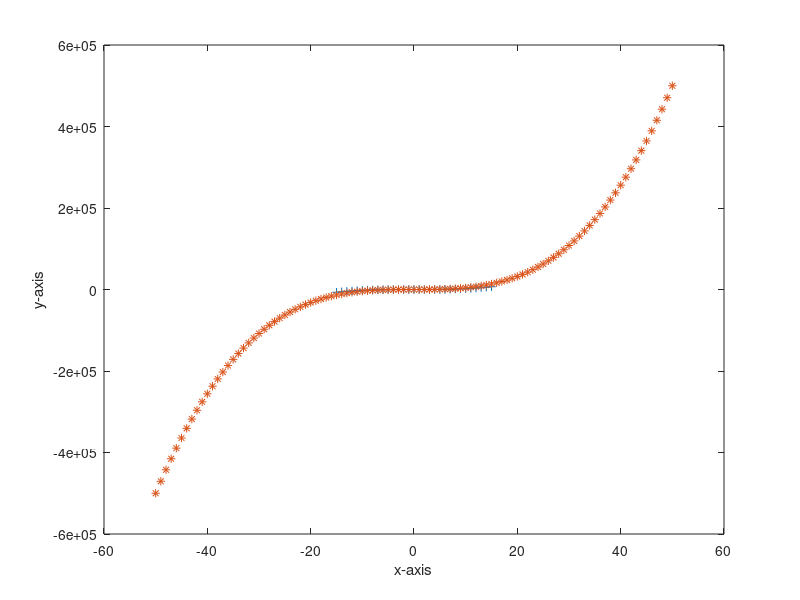

Reproduce this figure in MATLAB.
clc; clear; close all;

x = -15:1:15;
y1 = 2*x.^3;
x2 = -50:1:50;
y2 = 4*x2.^3;

% Plotting the graph
plot (x, y1, '+', x2, y2, '*');


xlabel('x-axis');
ylabel('y-axis');
